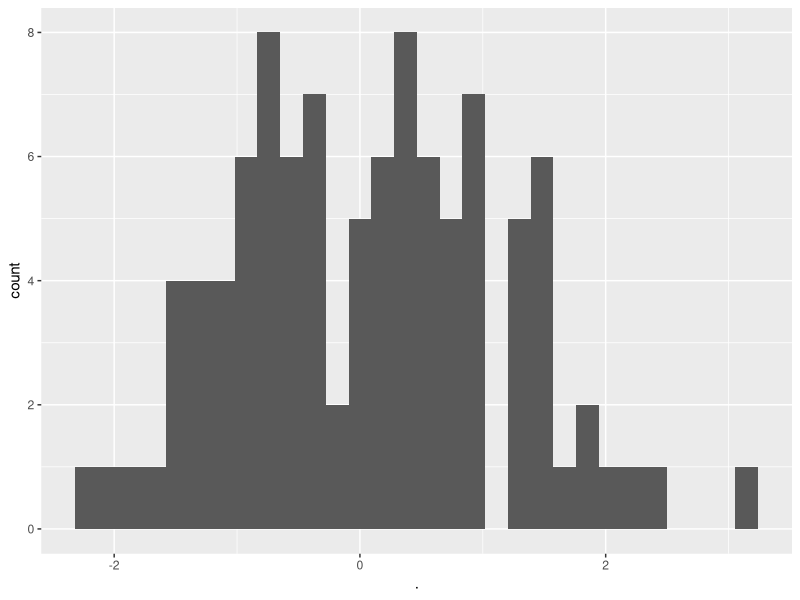

Source code (R):
#' ---
#' output: 
#'   github_document: default
#'   pdf_document: default
#'   word_document: 
#'     keep_md: true
#' title: Histogram code
#' author: "Mik Black"
#' date: "2 Jan 2018"
#' ---

library(ggplot2)
library(magrittr)
x <- rnorm(100)

#' Here is a histogram

histplot = x %>% 
  as.data.frame() %>% 
  ggplot(.,aes(x=.)) + geom_histogram()

histplot

#' This is very cool:

## View(histplot)